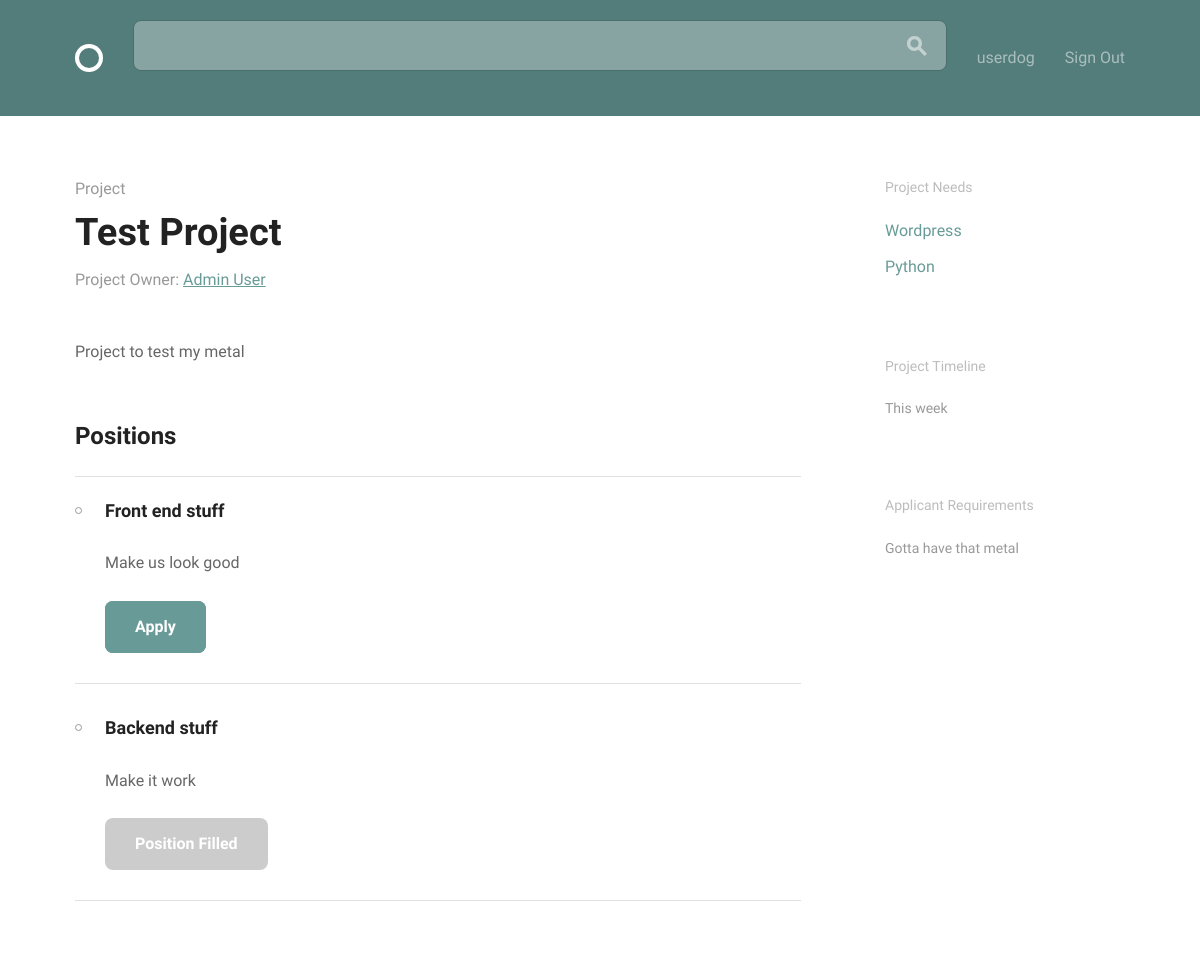
Page /projects/5/ (signed in) on the committed database.
### accounts/models.py (models this page shows, shortened)
class User(AbstractBaseUser, PermissionsMixin):
    email = models.EmailField(unique=True)
    username = models.CharField(max_length=40, unique=True)
    name = models.CharField(max_length=100, default='')
    bio = models.TextField(max_length=500, blank=True, default='')
    image = models.ImageField(upload_to="profile_image/", blank=True)
    date_joined = models.DateTimeField(default=timezone.now)
    is_active = models.BooleanField(default=True)
    is_staff = models.BooleanField(default=False)
    objects = UserManager()
    USERNAME_FIELD = "email"
    REQUIRED_FIELDS = ["username"]

### projects/models.py (models this page shows, shortened)
class Project(models.Model):
    name = models.CharField(max_length=255)
    description = models.TextField()
    timeline = models.CharField(max_length=255)
    requirements = models.TextField()
    user = models.ForeignKey(settings.AUTH_USER_MODEL, on_delete=models.CASCADE, null=True)

class Position(models.Model):
    ANDROID = "Android"
    DESIGN = "Design"
    JAVA = "Java"
    PHP = "PHP"
    PYTHON = "Python"
    RAILS = "Rails"
    WORDPRESS = "Wordpress"
    iOS = "iOS"
    SKILLS_CHOICE = (
        (ANDROID, "Android Developer"),
        (DESIGN, "Designer"),
        (JAVA, "Java Developer"),
        (PHP, "PHP Developer"),
        (PYTHON, "Python Developer"),
        (RAILS, "Rails Developer"),
        (WORDPRESS, "Wordpress Developer"),
        (iOS, "iOS Developer")
    )
    project = models.ForeignKey(
        Project,
        null=True,
        related_name="positions",
        on_delete=models.CASCADE)
    title = models.CharField(max_length=100, blank=True)
    description = models.TextField(max_length=500, blank=True)
    skill = models.CharField(
        max_length=20,
        choices=SKILLS_CHOICE,
        default="",
        blank=True)
    position_filled = models.BooleanField(default=False, blank=True)
    applicants = models.ManyToManyField(
        settings.AUTH_USER_MODEL,
        through='Application')

### projects/views.py (the view)
# urls.py: path('<pk>/', views.project_detail, name='project'),
@login_required(login_url='accounts/signin/')
def project_detail(request, pk):
    project = get_object_or_404(models.Project, pk=pk)
    positions = models.Position.objects.filter(project_id=pk)
    return render(request, 'projects/project.html', {
        'project': project,
        'positions': positions })

### projects/templatetags/project_extras.py (called while the page is built)
@register.filter('markdown_to_html')
def markdown_to_html(markdown_text):
    html_body = markdown2.markdown(markdown_text)
    return mark_safe(html_body)

### projects/templates/projects/project.html (shortened to what this page needs)
{% extends 'projects/layout.html' %}
{% load static from staticfiles %}
{% load project_extras %}
{% block content %}
  <div class="bounds circle--page circle--article">
    <div class="grid-70">
      <div class="circle--article--header">
        <h4 class="circle--article--section">Project</h4>
        <h1 class="circle--article--title">{{ project.name }}</h1>
        <p class="circle--article--byline">Project Owner: <a href="{% url 'accounts:profile' pk=project.user.id %}">{{ project.user.name }}</a></p>
      </div>
      <div class="circle--article--body">
        {{ project.description | markdown_to_html }}
      </div>
      <div class="circle--project--positions">
        <h2>Positions</h2>
        <ul class="circle--group--list">
          {% for position in positions %}
              <li>
                {% if position.title %}
                  <h3>{{ position.title }}</h3>
                {% endif %}
                {% if position.description %}
                  <p>{{ position.description | markdown_to_html }}</p>
                {% endif %}
                {% if project.user != request.user %}
                {% if position.position_filled == True %}
                  <a class="button button-primary button-inactive">Position Filled</a>
                {% elif request.user in position.applicants.all %}
                  <a class="button button-primary button-inactive">Applied</a>
                {% else %}
                  <a class="button button-primary" href="{% url 'projects:apply' pk=project.pk position_pk=position.pk %}">Apply</a>
                {% endif %}
              {% endif %}
            </li>
          {% endfor %}
        </ul>
      </div>
    </div>
    <div class="grid-25 grid-push-5">
      <div class="circle--secondary--module">
        <h3>Project Needs</h3>
        <ul class="circle--link--list">
          {% for position in positions %}
            <li><a>{{ position.skill }}</a></li>
          {% endfor %}
        </ul>
      </div>
      <div class="circle--secondary--module">
        <h3>Project Timeline</h3>
        <p>{{ project.timeline }}</p>
      </div>
      <div class="circle--secondary--module">
        <h3>Applicant Requirements</h3>
        <p>{{ project.requirements }}</p>
      </div>
    </div>
  </div>
  {% endblock %}

### projects/templates/projects/layout.html (shortened to what this page needs)
{% load static %}
<!DOCTYPE html>
<html lang="en">
<head>
  <link rel="stylesheet" href={% static "css/global.css" %}>
</head>
<body>
  <header class="circle--header">
    <div class="bounds">
      <div class="circle--fluid">
        <div class="circle--fluid--cell">
          <h1 class="hide-text circle--logo"><a class="logo" href="{% url 'home' %}">Circle</a></h1>
        </div>
        <div class="circle--fluid--cell circle--fluid--primary">
          <div class="circle--search">
            <form action="{% url 'search' %}" method="GET">
              <input type='search' name='q'><button type='button' class='secondary small button'>
            </form>
          </div>
        </div>
        <div class="circle--fluid--cell circle--fluid--secondary">
          <nav>
            <ul class="circle--inline">
              {% if user.is_authenticated %}
              <li><a href="{% url 'accounts:profile' user.id %}">{{ user.username }}</a></li>
              <li><a href="{% url 'accounts:signout' %}">Sign Out</a></li>
              {% else %}
              <li><a href="{% url 'accounts:signup' %}">Sign Up</a></li>
              <li><a href="{% url 'accounts:signin' %}">Sign In</a></li>
              {% endif %}
            </ul>
          </nav>
        </div>
      </div>
    </div>
  </header>
{% block content %}
{% endblock %}
</body>
</html>

### rows in the picture
User: username "userdog"
Project: name "Test Project", user.name "Admin User", description "Project to test my metal", timeline "This week", requirements "Gotta have that metal"
Position: title "Front end stuff", description "Make us look good", position_filled "Apply", skill "Wordpress"
Position: title "Backend stuff", description "Make it work", position_filled "Position Filled", skill "Python"
